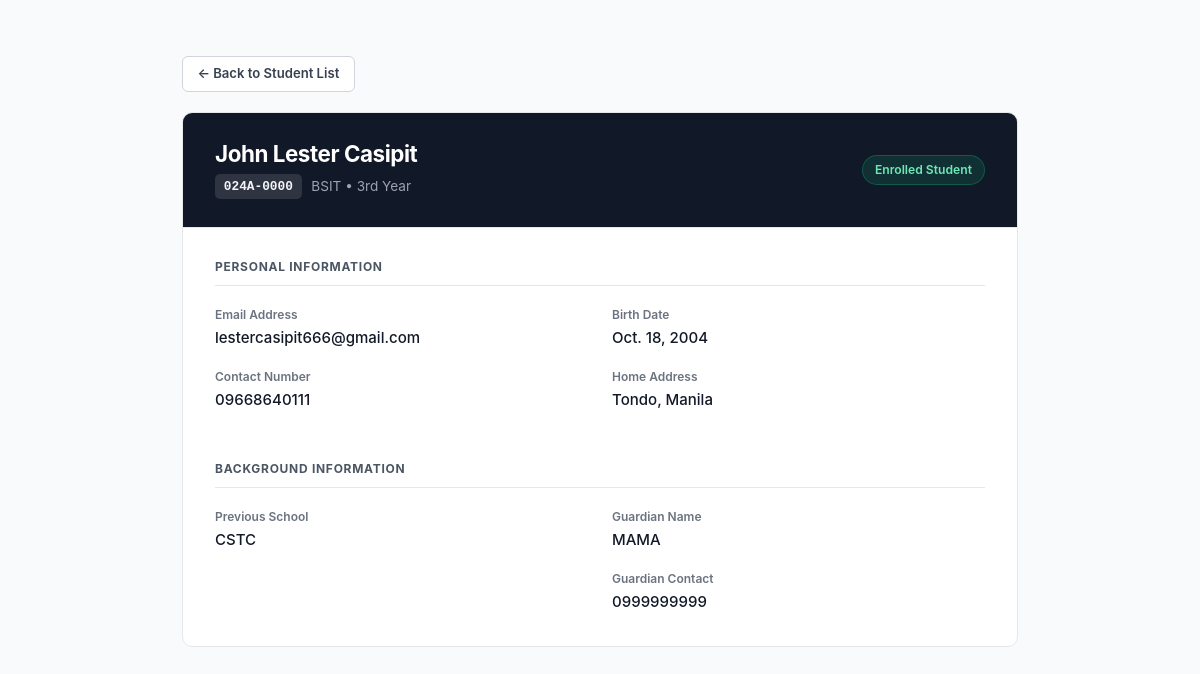
Screenshot of /student/1/ with the database file from the repository.
### enrollment/models.py (models this page shows, shortened)
class Student(models.Model):
    student_id = models.CharField(max_length=20, unique=True)
    first_name = models.CharField(max_length=50)
    last_name = models.CharField(max_length=50)
    course = models.CharField(max_length=50, default="BSIT")
    year_level = models.CharField(max_length=20, default="3rd Year")
    email = models.EmailField()
    contact_number = models.CharField(max_length=15)
    address = models.TextField()
    birth_date = models.DateField()
    previous_school = models.CharField(max_length=100)
    guardian_name = models.CharField(max_length=100)
    guardian_contact = models.CharField(max_length=15)

### enrollment/views.py (the view)
# urls.py: path('student/<int:pk>/', views.student_detail, name='student_detail'),
def student_detail(request, pk):
    student = get_object_or_404(Student, pk=pk)
    return render(request, 'enrollment/student_detail.html', {'student': student})

### enrollment/templates/enrollment/student_detail.html (shortened to what this page needs)
<!DOCTYPE html>
<html lang="en">
<head>
    <link href="https://cdn.jsdelivr.net/npm/bootstrap@5.3.0/dist/css/bootstrap.min.css" rel="stylesheet">
</head>
<body style="background-color: #f9fafb; color: #111827; font-family: -apple-system, BlinkMacSystemFont, 'Segoe UI', Roboto, Helvetica, Arial, sans-serif;">
<div class="container" style="max-width: 860px; margin-top: 3.5rem; margin-bottom: 3.5rem;">
    <div style="margin-bottom: 1.25rem;">
        <a href="{% url 'student_list' %}" style="display: inline-block; background-color: #ffffff; color: #374151; border: 1px solid #d1d5db; padding: 0.45rem 0.9rem; font-size: 0.82rem; font-weight: 600; border-radius: 6px; text-decoration: none;">
            &larr; Back to Student List
        </a>
    </div>
    <div style="background-color: #ffffff; border: 1px solid #e5e7eb; border-radius: 10px; overflow: hidden;">
        <div style="background-color: #111827; color: #ffffff; padding: 1.75rem 2rem; border-bottom: 1px solid #e5e7eb;">
            <div class="d-flex flex-wrap justify-content-between align-items-center gap-2">
                <div>
                    <h4 style="font-size: 1.4rem; font-weight: 700; letter-spacing: -0.02em; margin-bottom: 0.35rem; color: #ffffff;">
                        {{ student.first_name }} {{ student.last_name }}
                    </h4>
                    <div style="display: flex; align-items: center; gap: 0.6rem; flex-wrap: wrap;">
                        <span style="font-family: ui-monospace, SFMono-Regular, Menlo, Monaco, Consolas, monospace; font-size: 0.8rem; font-weight: 600; background-color: rgba(255, 255, 255, 0.12); color: #f3f4f6; padding: 0.2rem 0.55rem; border-radius: 5px;">
                            {{ student.student_id }}
                        </span>
                        <span style="font-size: 0.85rem; color: #9ca3af;">
                            {{ student.course }} &bull; {{ student.year_level }}
                        </span>
                    </div>
                </div>
                <span style="background-color: rgba(16, 185, 129, 0.15); color: #6ee7b7; border: 1px solid rgba(16, 185, 129, 0.3); font-size: 0.76rem; font-weight: 600; padding: 0.3rem 0.75rem; border-radius: 999px;">
                    Enrolled Student
                </span>
            </div>
        </div>
        <div style="padding: 2rem;">
            <h5 style="font-size: 0.75rem; font-weight: 700; text-transform: uppercase; letter-spacing: 0.06em; color: #4b5563; border-bottom: 1px solid #e5e7eb; padding-bottom: 0.65rem; margin-bottom: 1.25rem;">
                Personal Information
            </h5>
            <div class="row" style="margin-bottom: 2rem;">
                <div class="col-md-6">
                    <div style="margin-bottom: 1.15rem;">
                        <div style="font-size: 0.75rem; font-weight: 600; color: #6b7280; margin-bottom: 0.2rem;">Email Address</div>
                        <div style="font-size: 0.94rem; font-weight: 500; color: #111827;">{{ student.email }}</div>
                    </div>
                    <div style="margin-bottom: 1.15rem;">
                        <div style="font-size: 0.75rem; font-weight: 600; color: #6b7280; margin-bottom: 0.2rem;">Contact Number</div>
                        <div style="font-size: 0.94rem; font-weight: 500; color: #111827;">{{ student.contact_number }}</div>
                    </div>
                </div>
                <div class="col-md-6">
                    <div style="margin-bottom: 1.15rem;">
                        <div style="font-size: 0.75rem; font-weight: 600; color: #6b7280; margin-bottom: 0.2rem;">Birth Date</div>
                        <div style="font-size: 0.94rem; font-weight: 500; color: #111827;">{{ student.birth_date }}</div>
                    </div>
                    <div style="margin-bottom: 1.15rem;">
                        <div style="font-size: 0.75rem; font-weight: 600; color: #6b7280; margin-bottom: 0.2rem;">Home Address</div>
                        <div style="font-size: 0.94rem; font-weight: 500; color: #111827;">{{ student.address }}</div>
                    </div>
                </div>
            </div>
            <h5 style="font-size: 0.75rem; font-weight: 700; text-transform: uppercase; letter-spacing: 0.06em; color: #4b5563; border-bottom: 1px solid #e5e7eb; padding-bottom: 0.65rem; margin-bottom: 1.25rem;">
                Background Information
            </h5>
            <div class="row">
                <div class="col-md-6">
                    <div style="margin-bottom: 1rem;">
                        <div style="font-size: 0.75rem; font-weight: 600; color: #6b7280; margin-bottom: 0.2rem;">Previous School</div>
                        <div style="font-size: 0.94rem; font-weight: 500; color: #111827;">{{ student.previous_school }}</div>
                    </div>
                </div>
                <div class="col-md-6">
                    <div style="margin-bottom: 1.15rem;">
                        <div style="font-size: 0.75rem; font-weight: 600; color: #6b7280; margin-bottom: 0.2rem;">Guardian Name</div>
                        <div style="font-size: 0.94rem; font-weight: 500; color: #111827;">{{ student.guardian_name }}</div>
                    </div>
                    <div>
                        <div style="font-size: 0.75rem; font-weight: 600; color: #6b7280; margin-bottom: 0.2rem;">Guardian Contact</div>
                        <div style="font-size: 0.94rem; font-weight: 500; color: #111827;">{{ student.guardian_contact }}</div>
                    </div>
                </div>
            </div>
        </div>
    </div>
</div>
</body>
</html>

### rows the page displays
Student: first_name "John Lester", last_name "Casipit", student_id "024A-0000", course "BSIT", year_level "3rd Year", email "lestercasipit666@gmail.com", contact_number "09668640111", birth_date "Oct. 18, 2004", address "Tondo, Manila", previous_school "CSTC", guardian_name "MAMA", guardian_contact "0999999999"
